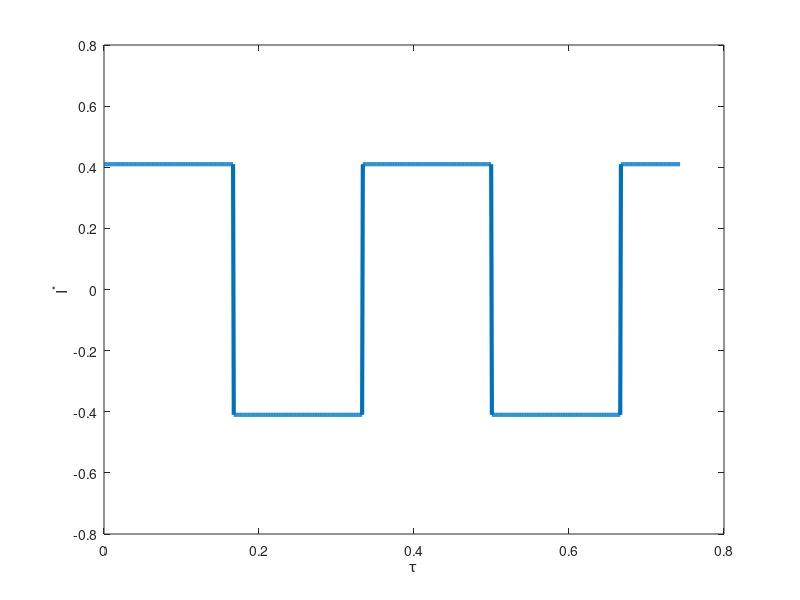

Source code (MATLAB): (Note: this script raises an error after producing the figure.)
%%%%%%%%%%%%%%%%%%%%%%%%%%%%%%%%%%%%%%%%%%%%%%%
%%% Script to solve the simple example
%%%     for model inadequecy
%%%%%%%%%%%%%%%%%%%%%%%%%%%%%%%%%%%%%%%%%%
clear all
close all


%% Parameters
kappa = 0.0195174;   %--- sec/m
sigma = 52.1;   %--- sec/m
gamma = kappa/sigma;
L = 50e-6;  %--- m
C = 0.03134;  %--- F/m2
a = 4.19956e7/C;   %--- m
V0 = 1.25;   %--- volt
Iunscaled = 200;   %--- Amp/m^2
Ls = 25e-6;  %--- m
kappa_s = 0.0311627;   %--- sec/m
Time = 4; %--- sec

Nt = 800;  %--- number of time steps
Nx = 500;  %--- number of space steps 


%% Domain
t = linspace(0,Time , Nt);  %--- sec
x = linspace(0,L , Nx);

% convert to nondimesional values
tau = (kappa*sigma/(kappa+sigma))*(1/(a*C*L^2)) .* t;
xi = x ./ L;
Nxi = Nx ; Ntau = Nt;

%% Applied Current

t_conv = a*C*L^2*(kappa+sigma)/(kappa*sigma);

Iamp = (Iunscaled*(L/V0)*((kappa+sigma)/(sigma*kappa)));
Ins = Iamp*square(6*pi*tau');
I = Ins';
%I = smooth(Ins,'moving');

figure
plot(tau,I,'LineWidth',3);
xlabel('\tau'); ylabel('I^*');
prop_plots


%%========================================================
%% Solution of LF model

% compute eta avg
eta_bar(1) = tau(1)*I(1);
for i = 2 : size(tau,2)
eta_bar(i) = trapz(tau(1:i),I(1:i));
end
figure
plot(tau,eta_bar,'r','LineWidth',3);
xlabel('\tau'); ylabel('\eta_{avg}');
prop_plots


for i = 1 : size(tau,2) % time
    for j = 1 : size(xi,2) % space
        etaLF(j,i) = (I(i)/2)*xi(j)^2 - ((I(i)*gamma)/(1+gamma))*xi(j) + eta_bar(i) - I(i)/6 + (I(i)*gamma)/(2*I(i)+2*gamma);
    end
end

figure
surf(tau, xi, etaLF,'EdgeColor','none')
xlabel('\tau'); ylabel('\xi'); zlabel('{\eta}_{LF}');
prop_plots

figure
plot(xi,etaLF(:,Nt*0.25),'--','LineWidth',3); hold on
plot(xi,etaLF(:,Nt*0.5),'LineWidth',3); plot(xi,etaLF(:,Nt*0.75),'LineWidth',3);
plot(xi,etaLF(:,Nt*1),'-o','LineWidth',3);
legend('\tau=0.25\tau_{total}', '\tau=0.5\tau_{total}', '\tau=0.75\tau_{total}','\tau=\tau_{total}')
xlabel('\xi'); ylabel('{\eta}_{LF}');
prop_plots

figure
plot(tau,etaLF(Nx*0.25,:),'--','LineWidth',3); hold on
plot(tau,etaLF(Nx*0.5,:),'LineWidth',3); plot(tau,etaLF(Nx*0.75,:),'LineWidth',3);
plot(tau,etaLF(Nx*1,:),'-o','LineWidth',3);
legend('\xi=0.25\xi_{total}', '\xi=0.5\xi_{total}', '\xi=0.75\xi_{total}','\xi=\xi_{total}')
xlabel('\tau'); ylabel('{\eta}_{LF}');
prop_plots


%%========================================================
%% Solution of HF model
% 
% % computing Neumann BCs:
%-- alpha at xi=0
alpha = -I.*(gamma/(1+gamma));
%-- beta at xi=1
beta  =  I.*(1/(1+gamma));

% solving HF pde+bc using finite difference
etaHF = HFm_evolution(tau(1),tau(end),xi(1),xi(end), Ntau,Nxi, zeros(Nxi,Ntau), alpha, beta);

figure
surf(tau, xi, etaHF,'EdgeColor','none')
xlabel('\tau'); ylabel('\xi'); zlabel('{\eta}_{HF}');
prop_plots

figure
plot(xi,etaHF(:,Nt*0.25),'--','LineWidth',3); hold on
plot(xi,etaHF(:,Nt*0.5),'LineWidth',3); plot(xi,etaHF(:,Nt*0.75),'LineWidth',3);
plot(xi,etaHF(:,Nt*1),'-o','LineWidth',3);
legend('\tau=0.25\tau_{total}', '\tau=0.5\tau_{total}', '\tau=0.75\tau_{total}','\tau=\tau_{total}')
xlabel('\xi'); ylabel('{\eta}_{HF}');
prop_plots

figure
plot(tau,etaHF(Nx*0.25,:),'--','LineWidth',3); hold on
plot(tau,etaHF(Nx*0.5,:),'LineWidth',3); plot(tau,etaHF(Nx*0.75,:),'LineWidth',3);
plot(tau,etaHF(Nx*1,:),'-o','LineWidth',3);
legend('\xi=0.25\xi_{total}', '\xi=0.5\xi_{total}', '\xi=0.75\xi_{total}','\xi=\xi_{total}')
xlabel('\tau'); ylabel('{\eta}_{HF}');
prop_plots

%%========================================================
%% Error evolution = HF model - LF model

eps_exact = etaHF - etaLF;

figure
surf(tau, xi, eps_exact,'EdgeColor','none')
xlabel('\tau'); ylabel('\xi'); zlabel('\epsilon_{exact}');
prop_plots 

figure
plot(xi,eps_exact(:,Nt*0.25),'--','LineWidth',3); hold on
plot(xi,eps_exact(:,Nt*0.5),'LineWidth',3);
plot(xi,eps_exact(:,Nt*0.75),'LineWidth',3);
plot(xi,eps_exact(:,Nt*1),'-o','LineWidth',3);
legend('\tau=0.25\tau_{total}', '\tau=0.5\tau_{total}', '\tau=0.75\tau_{total}','\tau=\tau_{total}')
xlabel('\xi'); ylabel('\epsilon_{exact}');
prop_plots

figure
plot(tau,eps_exact(Nx*0.25,:),'--','LineWidth',3); hold on
plot(tau,eps_exact(Nx*0.5,:),'LineWidth',3); plot(tau,eps_exact(Nx*0.75,:),'LineWidth',3);
plot(tau,eps_exact(Nx*1,:),'-o','LineWidth',3);
legend('\xi=0.25\xi_{total}', '\xi=0.5\xi_{total}', '\xi=0.75\xi_{total}','\xi=\xi_{total}')
xlabel('\tau'); ylabel('\epsilon_{exact}');
prop_plots

%%========================================================
%% Computing Vcell
etaHF_xi0 = etaHF(1,:);
etaHF_xi1 = etaHF(end,:);
etaLF_xi0 = etaLF(1,:);
etaLF_xi1 = etaLF(end,:);

V_elecHF = ((1+2*gamma)/(1+gamma))*etaHF_xi1 - (gamma/(1+gamma))*etaHF_xi0 - (gamma/(1+gamma)^2)*I;
V_elecLF = ((1+2*gamma)/(1+gamma))*etaLF_xi1 - (gamma/(1+gamma))*etaLF_xi0 - (gamma/(1+gamma)^2)*I;


B = (Ls/kappa_s)*(kappa*sigma/(L*(kappa+sigma)));

V_cellHF = 1 - 0.5*B*I - V_elecHF;
V_cellLF = 1 - 0.5*B*I - V_elecLF;


figure
plot(tau,V_cellHF,'--b','LineWidth',3); hold on
plot(tau,V_cellLF,'r','LineWidth',3);
legend('HF model', 'LF model')
xlabel('\tau'); ylabel('V^*_{cell}');
prop_plots

%%========================================================
%% Error in Velectrod

error_exact_Velec = V_elecHF - V_elecLF; 

figure
plot(tau,error_exact_Velec,'b','LineWidth',3); hold on
xlabel('\tau'); ylabel('Error V^*_{electrod}');
prop_plots

%======================================
figure
plot(I,V_elecHF,'--b','LineWidth',3); hold on
plot(I,V_elecLF,'r','LineWidth',3);
legend('HF model', 'LF model')
xlabel('I'); ylabel('V^*_{cell}');
prop_plots